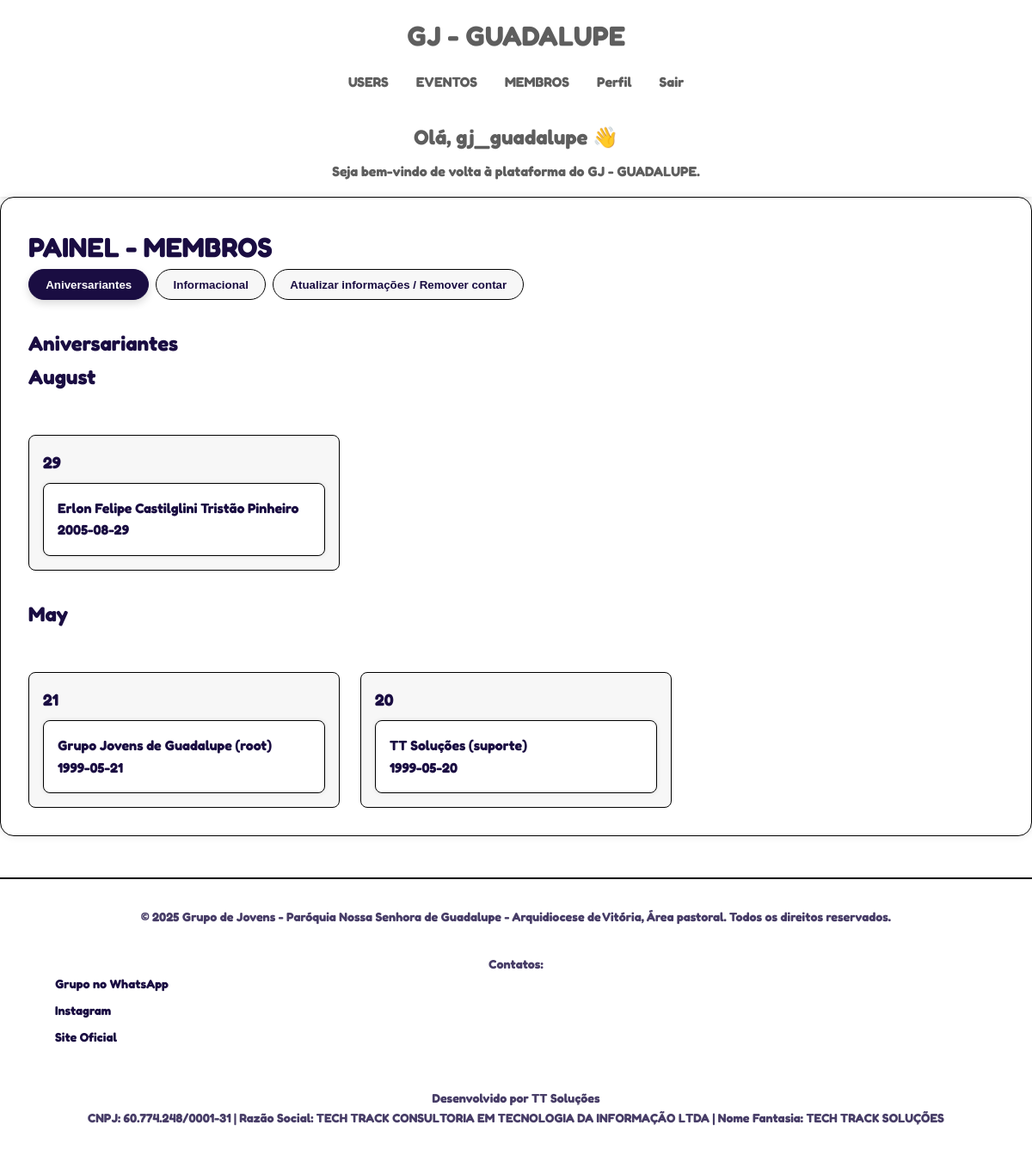
/membros (signed in), run on the app's committed database.
### tables this page shows
CREATE TABLE usuarios (
    id INTEGER PRIMARY KEY AUTOINCREMENT,
    username TEXT UNIQUE NOT NULL,
    email TEXT NOT NULL,
    senha_hash TEXT NOT NULL,
    cargo TEXT NOT NULL DEFAULT 'user',
    acesso_api BOOLEAN DEFAULT FALSE,
    criado_em TIMESTAMP DEFAULT CURRENT_TIMESTAMP
, nome_completo TEXT, telefone TEXT, instagram TEXT, contato_emergencia TEXT, data_nascimento TEXT, endereco TEXT);

### app/routes/gerenciar.py (the view)
@app.route('/membros')
@required_roles('admin', 'user')
def membros():
    usuarios = ver_usuarios()
    usuario_logado = next((u for u in usuarios if u['username'] == session['user']['username']), None)
    aniversariantes = ver_aniversariantes_agrupados()
    return render_template('pages/private/membros.html', logado=usuario_logado, usuario=usuarios, aniversariantes=aniversariantes)

### app/routes/geral.py (called while the page is built)
@app.context_processor
def inject_now():
    if 'user' not in session:
        user = { 'is_authenticated': False }
    else:
        user = { 'is_authenticated': True }
    return {'now': datetime.now(), 'current_user': user}

### app/routes/gerenciar.py (called while the page is built)
def ver_aniversariantes_agrupados():
    usuarios = ver_usuarios()
    meses = {i: calendar.month_name[i] for i in range(1, 13)}
    aniversariantes = defaultdict(lambda: defaultdict(list))
    for user in usuarios:
        data = user.get('data_nascimento')
        if data:
            try:
                dt = datetime.strptime(data, '%Y-%m-%d')
                mes_nome = meses[dt.month]
                dia = dt.day
                aniversariantes[mes_nome][dia].append(user)
            except ValueError:
                continue  # ignora datas inválidas
    return aniversariantes

### config/auth/auth.py (called while the page is built)
def get_authenticated_user_roles():
    if 'user' not in session:
        return None
    if time.time() - session.get('last_activity', 0) > SESSION_TIMEOUT:
        session.clear()
        return None
    session['last_activity'] = time.time()  # Atualiza a última atividade
    roles = session['user'].get('roles', [])
    return roles

def required_roles(*required_roles):
    def decorator(f):
        @wraps(f)
        def decorated_function(*args, **kwargs):
            user_roles = get_authenticated_user_roles()
            if user_roles is None:
                return jsonify({"error": "Não autenticado ou sessão expirada"}), 401
            if not any(role in user_roles for role in required_roles):
                return jsonify({"error": "Permissão insuficiente"}), 403
            return f(*args, **kwargs)
        return decorated_function
    return decorator

### config/database/config/functions_db.py (called while the page is built)
def conectar_banco() -> sqlite3.Connection:
    from config.models.paths import path_data_base
    import os
    path_db = os.path.join(path_data_base, 'site_gj.db')
    try:
        conn = sqlite3.connect(path_db)
        return conn
    except sqlite3.Error as e:
        raise Exception(f"Erro ao conectar ao banco: {e}")

### app/templates/pages/private/membros.html (shortened to what this page needs)
{% extends "base.html" %}
{% block css %}
<link rel="stylesheet" href="{{ url_for('static', filename='css/pages/membros.css') }}">
{% endblock %}
{% block content %}
<div class="admin-container">
    <h1>PAINEL - MEMBROS</h1>
    <div class="tabs">
        <button class="tab-btn active" data-tab="aniversariantes">Aniversariantes</button>
        <button class="tab-btn" data-tab="info">Informacional</button>
        <button class="tab-btn" data-tab="att_info">Atualizar informações / Remover contar</button>
    </div>
    <div class="tab-content">
        <div class="tab-pane active" id="aniversariantes">
          <h2 class="text-xl mb-4">Aniversariantes</h2>
          <div class="calendar">
            {% for mes, dias in aniversariantes.items() %}
              <h2>{{ mes }}</h2>
              <div class="mes-bloco">
                {% for dia, lista in dias.items() %}
                  <div class="dia-bloco">
                    <strong>{{ dia }}</strong>
                    {% for user in lista %}
                      <div class="aniversariante-card">
                        <p>{{ user.nome_completo }}</p>
                        <p>{{ user.data_nascimento }}</p>
                      </div>
                    {% endfor %}
                  </div>
                {% endfor %}
              </div>
            {% endfor %}
          </div>
        </div>
    </div>
</div>
{% endblock %}

### app/templates/components/header.html
<header class="main-header">
    <div class="header-container">
        <div class="brand">
            <a href="/index">GJ - GUADALUPE</a>
        </div>
        <nav class="main-nav">
            <ul>
                {% if current_user.is_authenticated %}
                    {% if session.user.cargo == 'admin' %}
                        <li><a href="/usuarios" title="Ir para painel de usuarios">USERS</a></li>
                    {% endif %}
                    <li><a href="/eventos" title="Ir para eventos">EVENTOS</a></li>
                    <li><a href="/membros" title="Ir para membros">MEMBROS</a></li>
                    <li><a href="/perfil" title="Ir para perfil do sistema">Perfil</a></li>
                    <li><a href="/logout" title="Deslogar do sistema">Sair</a></li>
                {% else %}
                    <li><a href="/login" title="Realizar Login">Login</a></li>
                {% endif %}
            </ul>
        </nav>
        <div class="header-intro">
            {% if current_user.is_authenticated %}
                <h2 class="dashboard-title">Olá, {{ session.user.username }} 👋</h2>
                <p class="dashboard-subtext">Seja bem-vindo de volta à plataforma do GJ - GUADALUPE.</p>
            {% else %}
                <h2 class="public-title">Entre para mais recursos</h2>
                <p class="public-subtext">Crie uma conta ou faça login para ter acesso completo ao sistema.</p>
            {% endif %}
        </div>
    </div>
</header>

### app/static/css/main.css (style rules this page uses)
:root { --text-color: #1A0D42; --background-color: #FFFFFF; --border-color: #000000; --primary-color: #1A0D42; --secondary-color: #34D399; --accent-color: #F59E0B; --danger-color: #EF4444; --success-color: #10B981; --info-color: #60A5FA; --warning-color: #FBBF24; --text-dark: #000000; --text-light: #5E5E5E; --background-soft: #F7F7F7; --background-card: #FFFFFF; --btn-primary-bg: var(--primary-color); --btn-primary-text: #ffffff; --btn-secondary-bg: var(--secondary-color); --btn-secondary-text: #ffffff; --modal-bg: rgba(0, 0, 0, 0.6); --modal-content-bg: #fff; --shadow: 0 4px 14px rgba(0, 0, 0, 0.1); --radius: 12px; --transition-fast: 0.2s ease; --spacing-unit: 1rem; }
* { margin: 0; padding: 0; box-sizing: border-box; }
a { color: var(--primary-color); text-decoration: none; transition: color 0.3s ease; }
body { font-family: 'Fredoka', sans-serif; font-weight: bold; line-height: 1.6; color: var(--text-color); background-color: var(--background-color); }

### app/static/css/components/header.css (style rules this page uses)
.main-header { background-color: var(--dark-color); color: var(--text-light); padding: 1rem 0; box-shadow: 0 2px 5px rgba(0,0,0,0.1); }
.header-container { max-width: 1200px; margin: 0 auto; padding: 0 2rem; display: flex; flex-direction: column; align-items: center; text-align: center; }
.brand a { color: var(--text-light); text-decoration: none; font-size: 2rem; font-weight: bold; }
.main-nav ul { display: flex; flex-wrap: wrap; list-style: none; justify-content: center; padding: 0; margin: 1rem 0; }
.main-nav li { margin: 0 1rem; }
.main-nav a { color: var(--text-light); text-decoration: none; font-size: 1rem; transition: color 0.3s; }
.header-intro { margin-top: 0.5rem; }
.dashboard-title, .public-title { font-size: 1.5rem; margin: 0.5rem 0; }
.dashboard-subtext, .public-subtext { font-size: 1rem; margin: 0; }

### app/static/css/pages/membros.css (style rules this page uses)
.tabs { display: flex; gap: 0.5rem; margin-bottom: var(--spacing-unit); flex-wrap: wrap; }
.tab-btn { padding: 0.6rem 1.2rem; background-color: var(--background-soft); color: var(--text-color); border: 1px solid var(--border-color); border-radius: 999px; font-weight: bold; cursor: pointer; transition: background-color 0.3s ease, color 0.3s ease, transform 0.2s ease; }
.tab-btn.active { background-color: var(--primary-color); color: var(--btn-primary-text); border-color: var(--primary-color); box-shadow: 0 4px 10px rgba(0,0,0,0.15); }
.tab-pane { display: none; padding-top: 1rem; }
.tab-pane.active { display: block; }
.calendar { display: flex; flex-direction: column; gap: 2rem; }
.calendar h2 { font-size: 1.5rem; color: var(--primary-color); margin-bottom: 1rem; }
.mes-bloco { display: grid; grid-template-columns: repeat(3, 1fr); gap: 1.5rem; }
.dia-bloco { background-color: var(--background-soft); border: 1px solid var(--border-color); padding: var(--spacing-unit); border-radius: 0.5rem; }
.dia-bloco strong { display: block; font-size: 1.2rem; color: var(--primary-color); margin-bottom: 0.5rem; }
.aniversariante-card { background-color: var(--background-card); padding: var(--spacing-unit); margin-top: 0.5rem; border: 1px solid var(--border-color); border-radius: 0.5rem; box-shadow: 0 0 5px rgba(0,0,0,0.1); transition: background-color 0.3s ease; }
.aniversariante-card p { margin: 0; font-size: 1rem; }

### data on the page
usuarios: user.username "gj_guadalupe", nome_completo "Grupo Jovens de Guadalupe (root)", data_nascimento "1999-05-21"
usuarios: nome_completo "Erlon Felipe Castilglini Tristão Pinheiro", data_nascimento "2005-08-29"
usuarios: nome_completo "TT Soluções (suporte)", data_nascimento "1999-05-20"

### other printed values
{{ mes }} "August" "May"
{{ dia }} "29" "21" "20"
